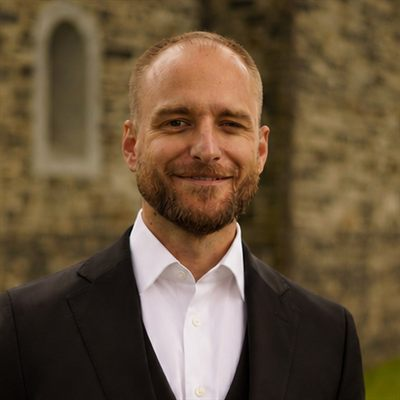
#> input picture images/martin-400.jpg, 400 x 400 px
$ python gen-og-card.py
#> lines starting #> are read from the running program, lines starting #| are printed output that depends on the picture; after the words box and inside, x2 and y2 are one past the last pixel; in counts of white or black regions, pixels touching at a corner belong together
# -*- coding: utf-8 -*-
"""Generate the martindavidsen.cc Open Graph share card (images/og-card.jpg).

Photo-forward card: circular headshot left; name, role (two lines), "Founder of
Agentas AS" and the domain right, on the site's own :root palette from styles.css
(sand + fjord green since the 2026-09 restyle), with --accent as a photo ring and
an underline under the name, and the name in the site's display face.
Final image 1200x630 (Open Graph spec).

CRISPNESS: LinkedIn shows the card at ~520px wide from its own low-res,
re-compressed copy, so everything must survive a ~45% downscale plus a lossy
re-encode (2026-09-28: the first green card, with 31px secondary lines and green
role text, came out blurry there). Rules:
- render SUPERSAMPLED (3x -> LANCZOS) on flat backgrounds;
- no text below ~40px on the 1200px canvas, and bold weights;
- TEXT IN DARK INK, not the accent: JPEG chroma subsampling smears coloured
  strokes; keep colour for big shapes (ring, underline);
- save JPEG q95 with 4:4:4 chroma (subsampling=0) so our generation adds no smear.
Eyeball a ~520px, low-quality JPEG of the output before shipping.

Headshot source = images/martin-400.jpg (the site's own headshot crop; ~1:1
with the final circle). Fonts (gitignored _assets/, made from the site's own
woff2 files with fontTools: TTFont(woff2).flavor = None; .save(ttf)):
_assets/inter-var.ttf (fonts/inter-latin-var.woff2) and _assets/bricolage.ttf
(fonts/bricolage-latin-var.woff2).
Root *.py files are NOT served (Dockerfile COPYs an explicit file list).

og:image/twitter:image/JSON-LD reference the card as `?v=N`; a regen = bump N in
index.html (no Cloudflare purge), then re-scrape in LinkedIn's Post Inspector.

    python gen-og-card.py
"""
import os
from PIL import Image, ImageDraw, ImageFont

ROOT = os.path.dirname(os.path.abspath(__file__))
TEXT_FONT = os.path.join(ROOT, '_assets', 'inter-var.ttf')
DISPLAY_FONT = os.path.join(ROOT, '_assets', 'bricolage.ttf')
PHOTO = os.path.join(ROOT, 'images', 'martin-400.jpg')
OUT = os.path.join(ROOT, 'images', 'og-card.jpg')

# styles.css :root tokens.
BG = (251, 249, 245)          # --bg-primary
BG2 = (241, 235, 224)         # --bg-secondary
INK = (20, 33, 29)            # --text-primary
SECONDARY = (60, 73, 68)      # --text-secondary
ACCENT = (30, 91, 77)         # --accent            #1e5b4d
BORDER = (230, 222, 208)      # --border

SS = 3
W, H = 1200 * SS, 630 * SS


def inter(s, weight):
    f = ImageFont.truetype(TEXT_FONT, s * SS)
    f.set_variation_by_axes([weight])        # axes: wght
    return f


def display(s, weight=700):
    f = ImageFont.truetype(DISPLAY_FONT, s * SS)
    f.set_variation_by_axes([96, weight])    # axes: opsz, wght
    return f


img = Image.new('RGB', (W, H), BG)
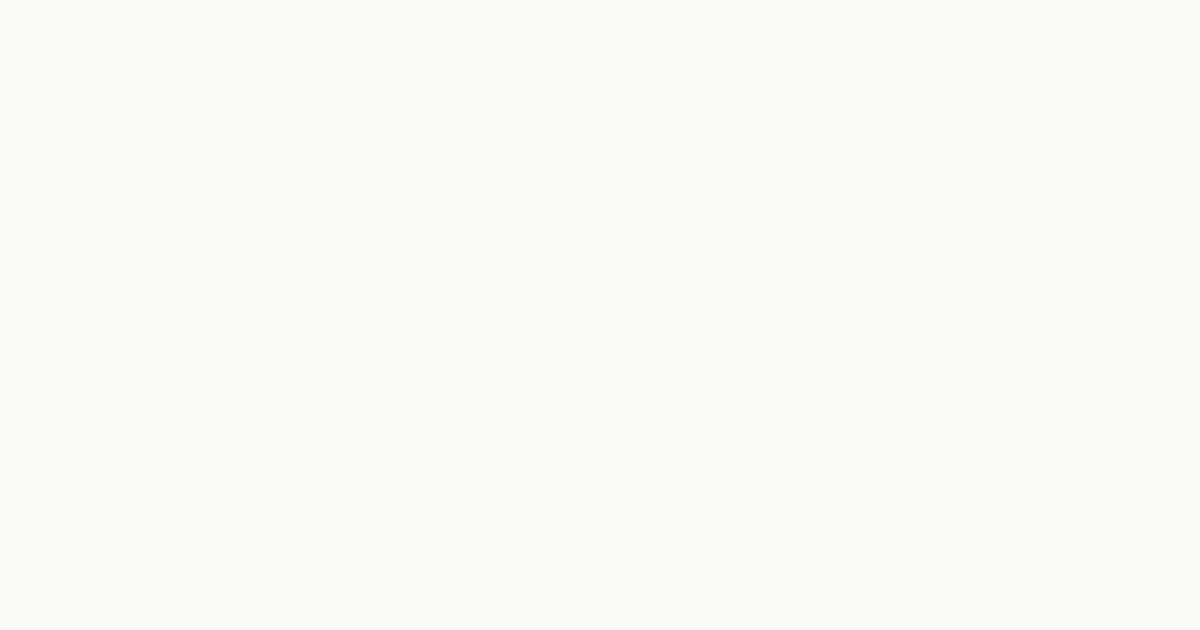
#> img: PIL image 3600x1890 RGB (shown at 1/3 size); mean R, G, B 251, 249, 245
d = ImageDraw.Draw(img)
accent = Image.new('RGB', (W, H), ACCENT)
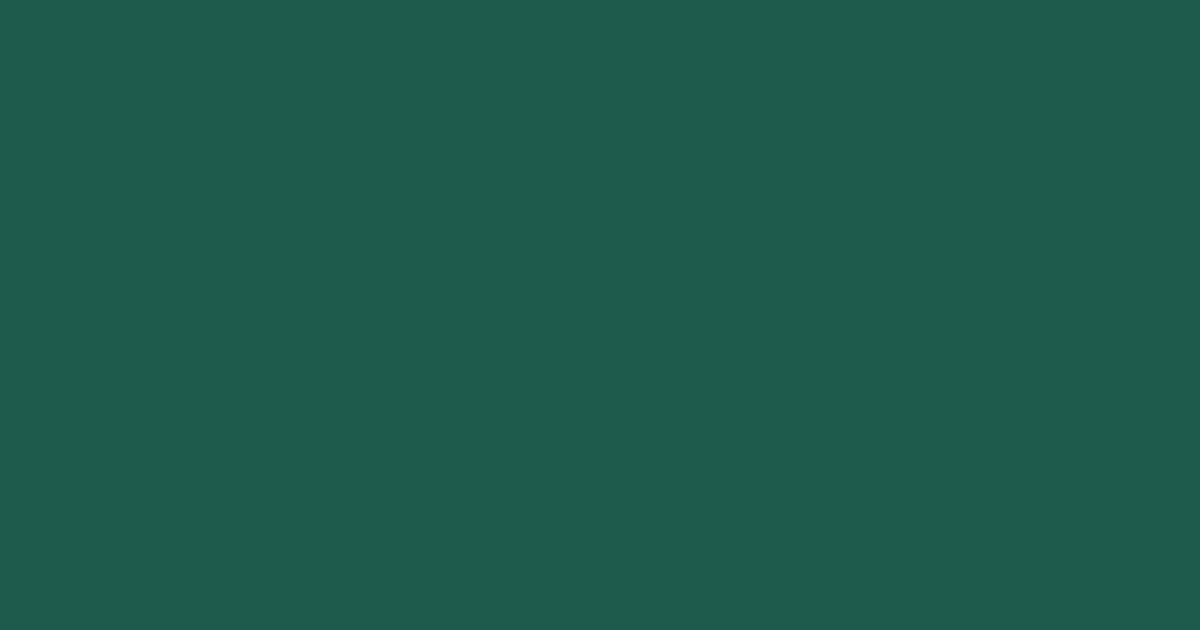
#> accent: PIL image 3600x1890 RGB (shown at 1/3 size); mean R, G, B 30, 91, 77

# --- flat --bg-secondary panel behind the photo ---
PANEL = 450 * SS
d.rectangle([0, 0, PANEL, H], fill=BG2)
d.line([(PANEL, 0), (PANEL, H)], fill=BORDER, width=1 * SS)

# --- circular headshot, accent ring ---
CIRCLE = 340 * SS
cx, cy = PANEL // 2, H // 2
px, py = cx - CIRCLE // 2, cy - CIRCLE // 2
RING = 10 * SS

ring_mask = Image.new('L', (W, H), 0)
#> ring_mask: PIL image 3600x1890 L; every value is 0
rd = ImageDraw.Draw(ring_mask)
rd.ellipse([px - RING, py - RING, px + CIRCLE + RING, py + CIRCLE + RING], fill=255)
rd.ellipse([px, py, px + CIRCLE, py + CIRCLE], fill=0)
img.paste(accent, (0, 0), ring_mask)
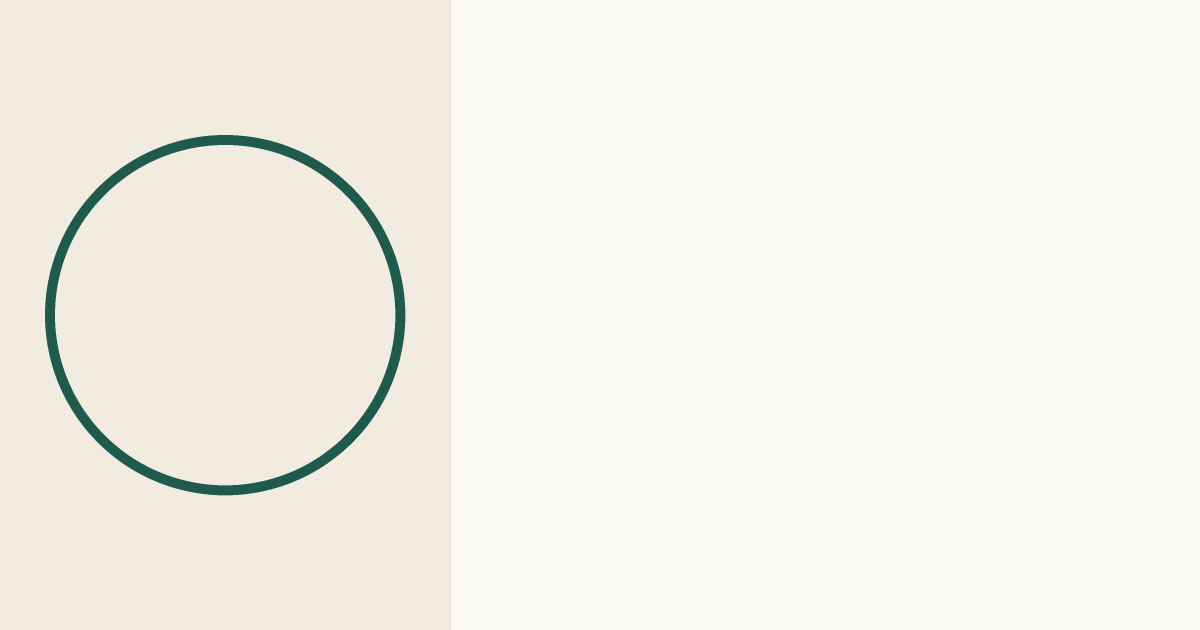
#> img: PIL image 3600x1890 RGB (shown at 1/3 size); mean R, G, B 244.2, 241.6, 235

photo = Image.open(PHOTO).convert('RGB').resize((CIRCLE, CIRCLE), Image.LANCZOS)
photo_mask = Image.new('L', (CIRCLE, CIRCLE), 0)
#> photo_mask: PIL image 1020x1020 L; every value is 0
ImageDraw.Draw(photo_mask).ellipse([0, 0, CIRCLE, CIRCLE], fill=255)
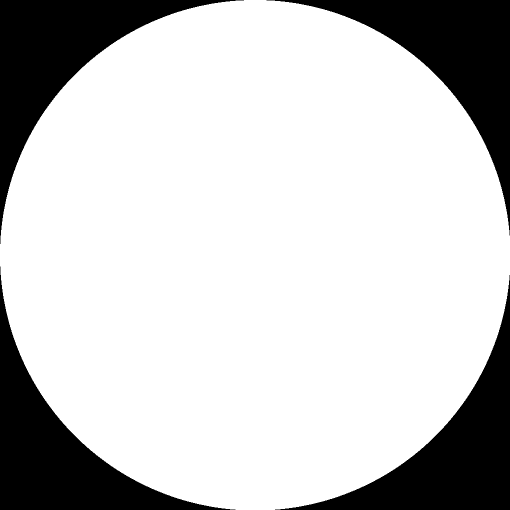
#> photo_mask: PIL image 1020x1020 L (shown at 1/2 size); 78.7% white; 4 black regions, box (x1, y1, x2, y2) and area: (0, 0, 488, 488) 55958, (533, 0, 1020, 471) 55470, (0, 533, 471, 1020) 55470, (550, 550, 1020, 1020) 54983
img.paste(photo, (px, py), photo_mask)
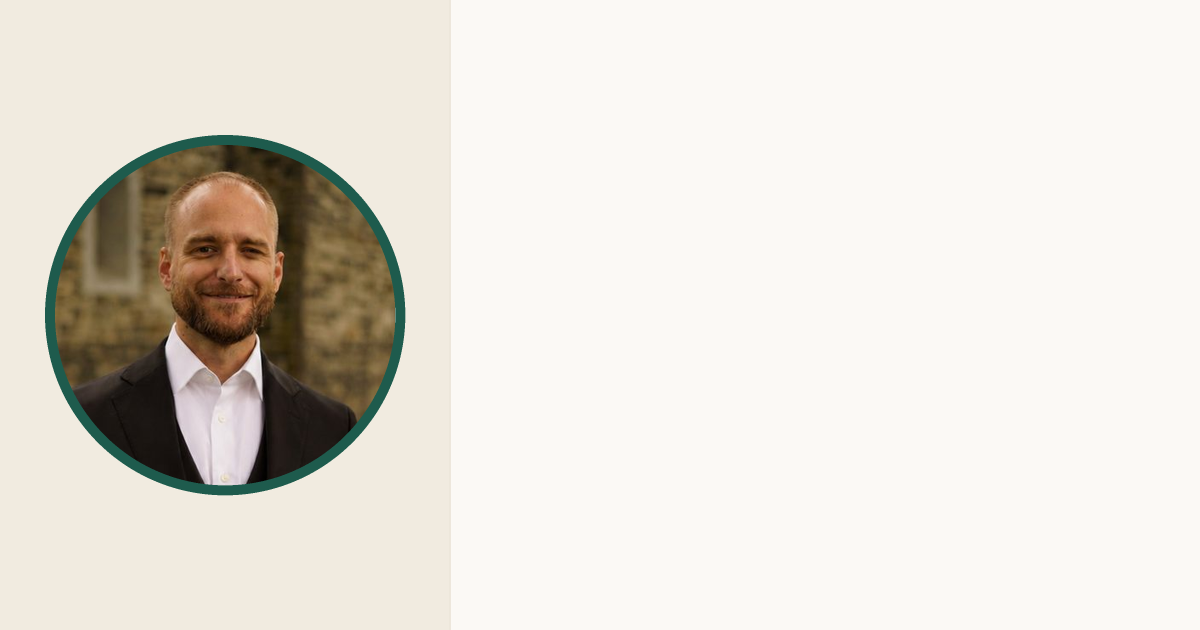
#> img: PIL image 3600x1890 RGB (shown at 1/3 size); mean R, G, B 228.5, 224.1, 215.9
d = ImageDraw.Draw(img)

# --- text block, right ---
TX = 500 * SS
RIGHT = W - 48 * SS
name, name_px = 'Martin Davidsen', 92
#> (the run stopped early here; a loop or call above may not have finished)
